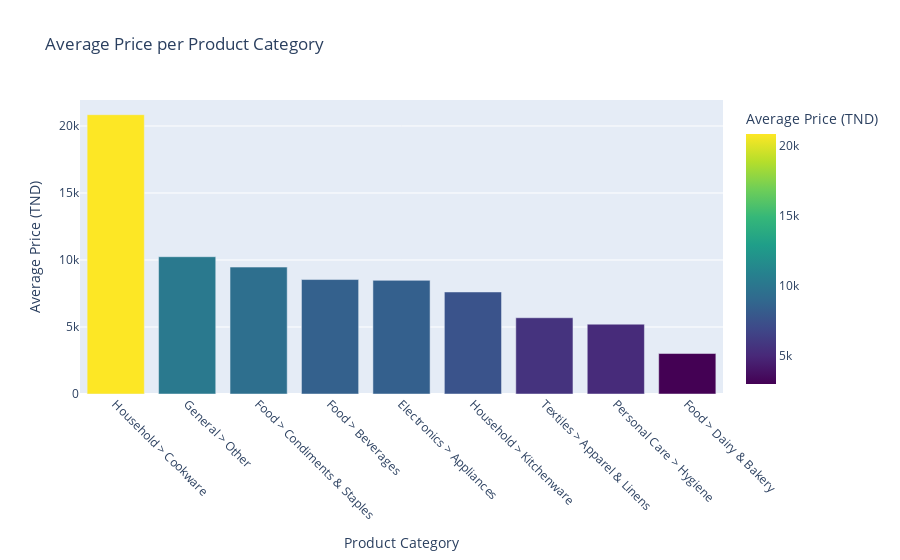

Notebook source saved alongside this figure:
### Markdown cell above
**Insight**

- There is wide price variation in **Electronics > Appliances** (up to 100,000 TND!), **Textiles > Apparel & Linens**, and **Toys & Games > Vehicles or Dolls**.

- Most food-related categories and household products are clustered at the low-price end (less than 10,000 TND, many below 5,000).

- Outliers exist in almost every category, but particularly in **Electronics**, **Household > Cookware**, and **Toys & Games**.

Electronics have the highest price range.

### Code cell
# Question 2: What is the Average Pricing Within Each Product Category (Which product categories are the most/least expensive)?

fig = px.bar(
    df.groupby('Hierarchy', as_index=False)['Price'].mean().sort_values(by='Price', ascending=False),
    x='Hierarchy',
    y='Price',
    title='Average Price per Product Category',
    labels={'Price': 'Average Price (TND)', 'Hierarchy': 'Product Category'},
    color='Price',
    color_continuous_scale='Viridis'
)
fig.update_layout(xaxis_tickangle=45)
fig.show()

### Figure 1 — Plotly figure (JSON) as saved in the notebook; plotly's stock layout.template omitted (floating-point values rounded to 4 significant figures)
{"data": [{"hovertemplate": "Product Category=%{x}<br>Average Price (TND)=%{marker.color}<extra></extra>", "legendgroup": "", "marker": {"color": [20840.0, 10240.0, 9470.0, 8542.0, 8480.0, 7614.0, 5690.0, 5210.0, 3020.0], "coloraxis": "coloraxis", "pattern": {"shape": ""}}, "name": "", "orientation": "v", "showlegend": false, "textposition": "auto", "type": "bar", "x": ["Household > Cookware", "General > Other", "Food > Condiments & Staples", "Food > Beverages", "Electronics > Appliances", "Household > Kitchenware", "Textiles > Apparel & Linens", "Personal Care > Hygiene", "Food > Dairy & Bakery"], "xaxis": "x", "y": [20840.0, 10240.0, 9470.0, 8542.0, 8480.0, 7614.0, 5690.0, 5210.0, 3020.0], "yaxis": "y"}], "layout": {"barmode": "relative", "coloraxis": {"colorbar": {"title": {"text": "Average Price (TND)"}}, "colorscale": [[0, "#440154"], [0.1111, "#482878"], [0.2222, "#3e4989"], [0.3333, "#31688e"], [0.4444, "#26828e"], [0.5556, "#1f9e89"], [0.6667, "#35b779"], [0.7778, "#6ece58"], [0.8889, "#b5de2b"], [1, "#fde725"]]}, "legend": {"tracegroupgap": 0}, "title": {"text": "Average Price per Product Category"}, "xaxis": {"anchor": "y", "domain": [0, 1], "tickangle": 45, "title": {"text": "Product Category"}}, "yaxis": {"anchor": "x", "domain": [0, 1], "title": {"text": "Average Price (TND)"}}}}
